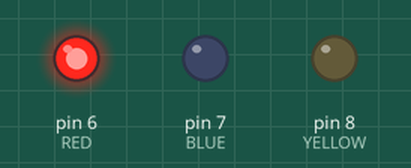
This sketch was run on a simulated Arduino Uno, built with avr-gcc and run on an emulated ATmega328P. Shown: output pins drawn as LEDs (lit = HIGH).

Above: at 0.02 s.
At 2.87 s:
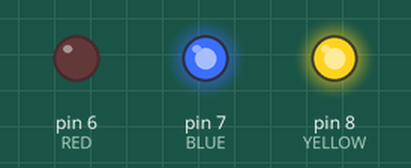
Timing chart, 0 to 3.2 s (numbered marks = the images above):
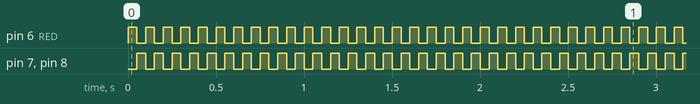

The sketch:

FreeRTOS_Fisrt.ino
```cpp
  /* Here I am going to Write the Programs on the FreeRTOS */

#define RED 6
#define BLUE 7
#define YELLOW 8


void setup() {

  pinMode(RED,OUTPUT);
  pinMode(BLUE,OUTPUT);
  pinMode(YELLOW,OUTPUT);

}

void loop() {

  // digitalWrite(RED,HIGH);
  // digitalWrite(BLUE,HIGH);
  // digitalWrite(YELLOW,HIGH);

    digitalWrite(RED,digitalRead(RED)^1);
    digitalWrite(BLUE,digitalRead(RED)^1);
    digitalWrite(YELLOW,digitalRead(RED)^1);
    delay(50);
}
```

Measured:
- by itself, pin 6 (RED), pin 7 (BLUE), pin 8 (YELLOW): alternates HIGH for 0.05 s and LOW for 0.05 s
